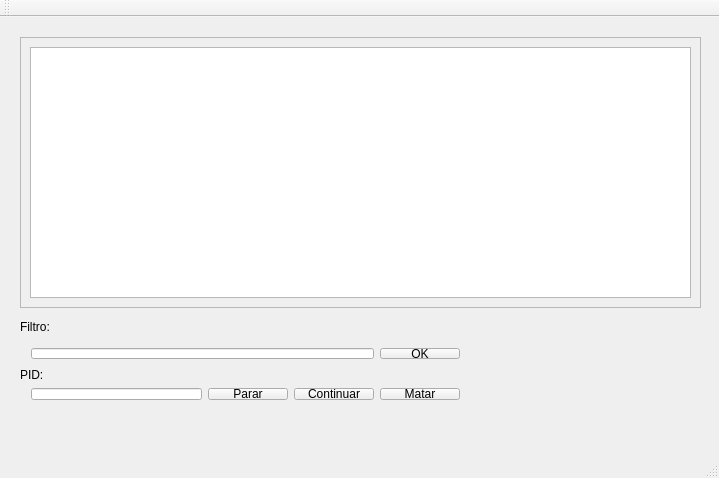
<?xml version="1.0" encoding="UTF-8"?>
<ui version="4.0">
 <class>GerenciadorWindow</class>
 <widget class="QMainWindow" name="GerenciadorWindow">
  <property name="geometry">
   <rect>
    <x>0</x>
    <y>0</y>
    <width>719</width>
    <height>478</height>
   </rect>
  </property>
  <property name="windowTitle">
   <string>GerenciadorWindow</string>
  </property>
  <widget class="QWidget" name="centralWidget">
   <widget class="QFrame" name="frame">
    <property name="geometry">
     <rect>
      <x>20</x>
      <y>20</y>
      <width>681</width>
      <height>271</height>
     </rect>
    </property>
    <property name="frameShape">
     <enum>QFrame::StyledPanel</enum>
    </property>
    <property name="frameShadow">
     <enum>QFrame::Raised</enum>
    </property>
    <widget class="QListWidget" name="listComandos">
     <property name="geometry">
      <rect>
       <x>10</x>
       <y>10</y>
       <width>661</width>
       <height>251</height>
      </rect>
     </property>
     <property name="font">
      <font>
       <family>Courier New</family>
      </font>
     </property>
     <property name="acceptDrops">
      <bool>true</bool>
     </property>
     <property name="verticalScrollBarPolicy">
      <enum>Qt::ScrollBarAsNeeded</enum>
     </property>
     <property name="sizeAdjustPolicy">
      <enum>QAbstractScrollArea::AdjustToContentsOnFirstShow</enum>
     </property>
     <property name="autoScroll">
      <bool>false</bool>
     </property>
     <property name="showDropIndicator" stdset="0">
      <bool>false</bool>
     </property>
     <property name="dragDropMode">
      <enum>QAbstractItemView::NoDragDrop</enum>
     </property>
     <property name="movement">
      <enum>QListView::Static</enum>
     </property>
     <property name="layoutMode">
      <enum>QListView::SinglePass</enum>
     </property>
    </widget>
   </widget>
   <widget class="QLabel" name="label_2">
    <property name="geometry">
     <rect>
      <x>20</x>
      <y>350</y>
      <width>59</width>
      <height>16</height>
     </rect>
    </property>
    <property name="text">
     <string>PID:</string>
    </property>
   </widget>
   <widget class="QWidget" name="layoutWidget">
    <property name="geometry">
     <rect>
      <x>20</x>
      <y>320</y>
      <width>451</width>
      <height>33</height>
     </rect>
    </property>
    <layout class="QHBoxLayout" name="horizontalLayout">
     <item>
      <widget class="QLineEdit" name="textComando"/>
     </item>
     <item>
      <widget class="QPushButton" name="btnComandos">
       <property name="text">
        <string>OK</string>
       </property>
      </widget>
     </item>
    </layout>
   </widget>
   <widget class="QWidget" name="layoutWidget">
    <property name="geometry">
     <rect>
      <x>20</x>
      <y>360</y>
      <width>451</width>
      <height>34</height>
     </rect>
    </property>
    <layout class="QHBoxLayout" name="horizontalLayout_3">
     <item>
      <widget class="QLineEdit" name="textPID"/>
     </item>
     <item>
      <layout class="QHBoxLayout" name="horizontalLayout_2">
       <item>
        <widget class="QPushButton" name="btnParar">
         <property name="text">
          <string>Parar</string>
         </property>
        </widget>
       </item>
       <item>
        <widget class="QPushButton" name="btnContinuar">
         <property name="text">
          <string>Continuar</string>
         </property>
        </widget>
       </item>
       <item>
        <widget class="QPushButton" name="btnMatar">
         <property name="text">
          <string>Matar</string>
         </property>
        </widget>
       </item>
      </layout>
     </item>
    </layout>
   </widget>
   <widget class="QLabel" name="label">
    <property name="geometry">
     <rect>
      <x>20</x>
      <y>300</y>
      <width>64</width>
      <height>21</height>
     </rect>
    </property>
    <property name="text">
     <string>&lt;html&gt;&lt;head/&gt;&lt;body&gt;&lt;p&gt;Filtro:&lt;/p&gt;&lt;/body&gt;&lt;/html&gt;</string>
    </property>
   </widget>
  </widget>
  <widget class="QMenuBar" name="menuBar">
   <property name="geometry">
    <rect>
     <x>0</x>
     <y>0</y>
     <width>719</width>
     <height>22</height>
    </rect>
   </property>
  </widget>
  <widget class="QToolBar" name="mainToolBar">
   <attribute name="toolBarArea">
    <enum>TopToolBarArea</enum>
   </attribute>
   <attribute name="toolBarBreak">
    <bool>false</bool>
   </attribute>
  </widget>
  <widget class="QStatusBar" name="statusBar"/>
 </widget>
 <layoutdefault spacing="6" margin="11"/>
 <resources/>
 <connections>
  <connection>
   <sender>btnComandos</sender>
   <signal>clicked()</signal>
   <receiver>GerenciadorWindow</receiver>
   <slot>enviaComando()</slot>
   <hints>
    <hint type="sourcelabel">
     <x>454</x>
     <y>370</y>
    </hint>
    <hint type="destinationlabel">
     <x>534</x>
     <y>358</y>
    </hint>
   </hints>
  </connection>
  <connection>
   <sender>btnMatar</sender>
   <signal>clicked()</signal>
   <receiver>GerenciadorWindow</receiver>
   <slot>mataProcesso()</slot>
   <hints>
    <hint type="sourcelabel">
     <x>451</x>
     <y>410</y>
    </hint>
    <hint type="destinationlabel">
     <x>537</x>
     <y>396</y>
    </hint>
   </hints>
  </connection>
  <connection>
   <sender>btnContinuar</sender>
   <signal>clicked()</signal>
   <receiver>GerenciadorWindow</receiver>
   <slot>continuaProcesso()</slot>
   <hints>
    <hint type="sourcelabel">
     <x>333</x>
     <y>412</y>
    </hint>
    <hint type="destinationlabel">
     <x>339</x>
     <y>431</y>
    </hint>
   </hints>
  </connection>
  <connection>
   <sender>btnParar</sender>
   <signal>clicked()</signal>
   <receiver>GerenciadorWindow</receiver>
   <slot>pausaProcesso()</slot>
   <hints>
    <hint type="sourcelabel">
     <x>266</x>
     <y>416</y>
    </hint>
    <hint type="destinationlabel">
     <x>262</x>
     <y>436</y>
    </hint>
   </hints>
  </connection>
 </connections>
 <slots>
  <slot>enviaComando()</slot>
  <slot>mataProcesso()</slot>
  <slot>continuaProcesso()</slot>
  <slot>pausaProcesso()</slot>
  <slot>atualizaView()</slot>
 </slots>
</ui>
